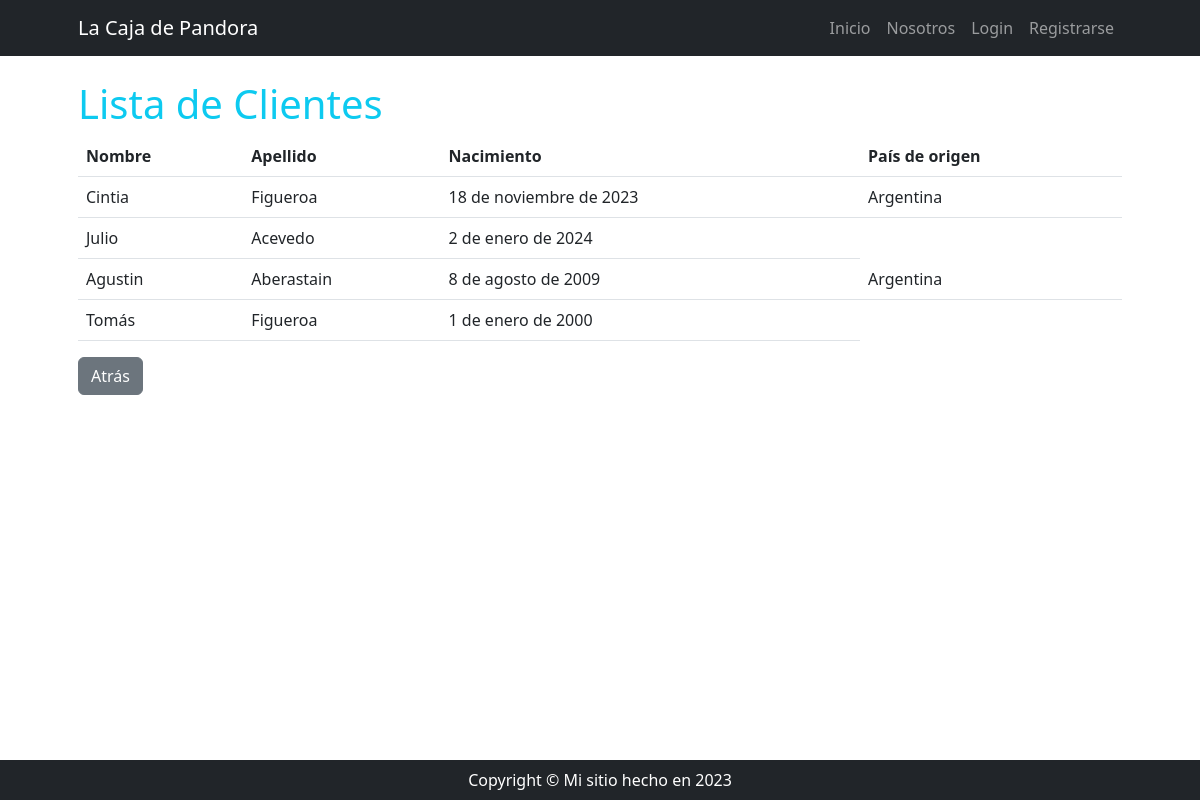
Page /cliente/cliente/list/ on the committed database.
### apps/cliente/models.py (models this page shows, shortened)
class Cliente(models.Model):
    nombre = models.CharField(max_length=100)
    apellido = models.CharField(max_length=100)
    nacimiento = models.DateField(null=True, blank=True)
    pais_origen_id = models.ForeignKey(Pais, null=True, blank=True, on_delete=models.SET_NULL)

class Pais(models.Model):
    nombre = models.CharField(max_length=100)
    def __str__(self):
        return self.nombre
    class Meta:
        verbose_name = "país"
        verbose_name_plural = "países"

### apps/cliente/views.py (the view)
# urls.py: path("cliente/list/", views.cliente_list, name="cliente_list"),
def cliente_list(request):
    clientes = models.Cliente.objects.all()
    context = {"clientes": clientes}
    return render(request, "cliente/cliente_list.html", context)

### apps/cliente/templates/cliente/cliente_list.html (shortened to what this page needs)
{% extends 'core/base.html' %}
{% block content_title %}
    Lista de Clientes
{% endblock content_title %}
{% block content %}
    <table class="table">
        <thead>
            <th>Nombre</th>
            <th>Apellido</th>
            <th>Nacimiento</th>
            <th>País de origen</th>
        </thead>
        <tbody>
            {% for cliente in clientes %}
                <tr>
                    <td>{{ cliente.nombre }}</td>
                    <td>{{ cliente.apellido }}</td>
                    {% if cliente.nacimiento %}
                        <td>{{ cliente.nacimiento }}</td>
                    {% endif %}
                    {% if cliente.pais_origen_id %}
                        <td>{{ cliente.pais_origen_id }}</td>
                    {% endif %}
                </tr>
            {% empty %}
                <tr>
                    <td colspan="4">No hay registros</td>
                </tr>
            {% endfor %}
        </tbody>
    </table>
    <a href="{% url 'cliente:index' %}" class="btn btn-secondary">Atrás</a>
{% endblock content %}

### apps/core/templates/core/base.html (shortened to what this page needs)
{% load static %}
<!DOCTYPE html>
<html lang="es">
    <head>
        <link href="{% static 'core/css/styles.css' %}" rel="stylesheet" />
    </head>
    <body>
        {% include 'core/navbar.html' %}
        <div class="container px-4 px-lg-5">
            <h1 class="text-info mt-4">
                {% block content_title %}
                {% endblock content_title %}
            </h1>
            {% block content %}
            {% endblock content %}
        </div>
        {% include 'core/footer.html' %}
    </body>
</html>

### apps/core/templates/core/navbar.html (shortened to what this page needs)
<nav class="navbar navbar-expand-lg navbar-dark bg-dark">
    <div class="container px-5">
        <a class="navbar-brand">La Caja de Pandora</a>
        <div class="collapse navbar-collapse" id="navbarSupportedContent">
            <ul class="navbar-nav ms-auto mb-2 mb-lg-0">
                <li class="nav-item"><a class="nav-link {% if request.path == '/' %} active {% endif %}" href="{% url 'core:index' %}">Inicio</a></li>
                <li class="nav-item"><a class="nav-link {% if '/about/' in request.path %} active {% endif %}" href="{% url 'core:about' %}">Nosotros</a></li>
                {% if user.is_authenticated %}
                    <li class="nav-item"><a class="nav-link {% if '/cliente/' in request.path %} active {% endif %} " href="{% url 'cliente:index' %}">Cliente</a></li>
                    <li class="nav-item"><a class="nav-link {% if '/producto/' in request.path %} active {% endif %} " href="{% url 'producto:index' %}">Producto</a></li>
                    <li class="nav-item nav-link text-bg-info">{{ user.username }}</li>
                    <li class="nav-item ">
                        <form action="{% url 'core:logout' %}" method="post">
                            {% csrf_token %}
                            <button type="submit" class="btn btn-dark">Logout</button>
                        </form>
                    </li>
                {% else %}
                    <li class="nav-item"><a class="nav-link {% if '/login/' in request.path %} active {% endif %} " href="{% url 'core:login' %}">Login</a></li>
                    <li class="nav-item"><a class="nav-link {% if '/register/' in request.path %} active {% endif %} " href="{% url 'core:register' %}">Registrarse</a></li>
                {% endif %}
            </ul>
        </div>
    </div>
</nav>

### apps/core/templates/core/footer.html
<footer class="py-2 bg-dark fixed-bottom">
    <div class="container px-4 px-lg-5 "><p class="m-0 text-center text-white">Copyright &copy; Mi sitio hecho en 2023</p></div>
</footer>

### rows in the picture
Cliente: nombre "Cintia", apellido "Figueroa", nacimiento "18 de noviembre de 2023", pais_origen_id "Argentina"
Cliente: nombre "Julio", apellido "Acevedo", nacimiento "2 de enero de 2024"
Cliente: nombre "Agustin", apellido "Aberastain", nacimiento "8 de agosto de 2009", pais_origen_id "Argentina"
Cliente: nombre "Tomás", apellido "Figueroa", nacimiento "1 de enero de 2000"
